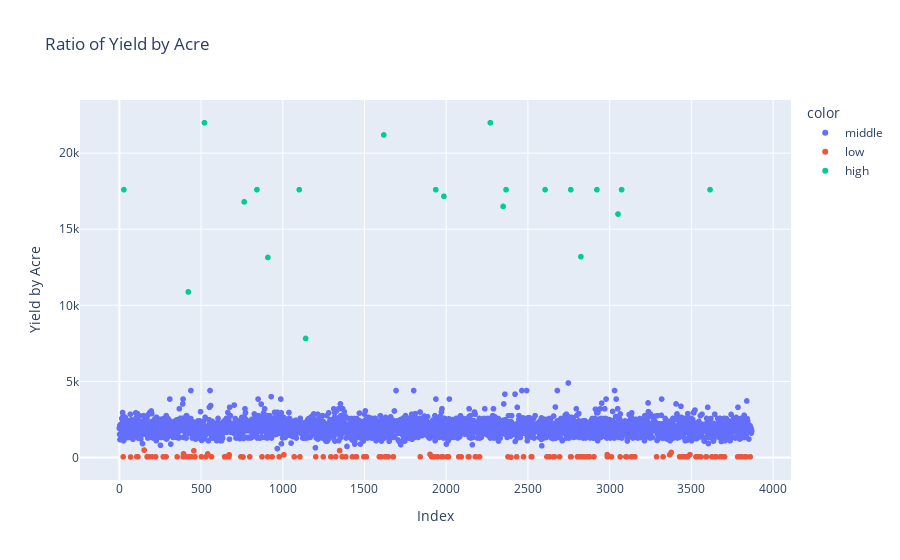
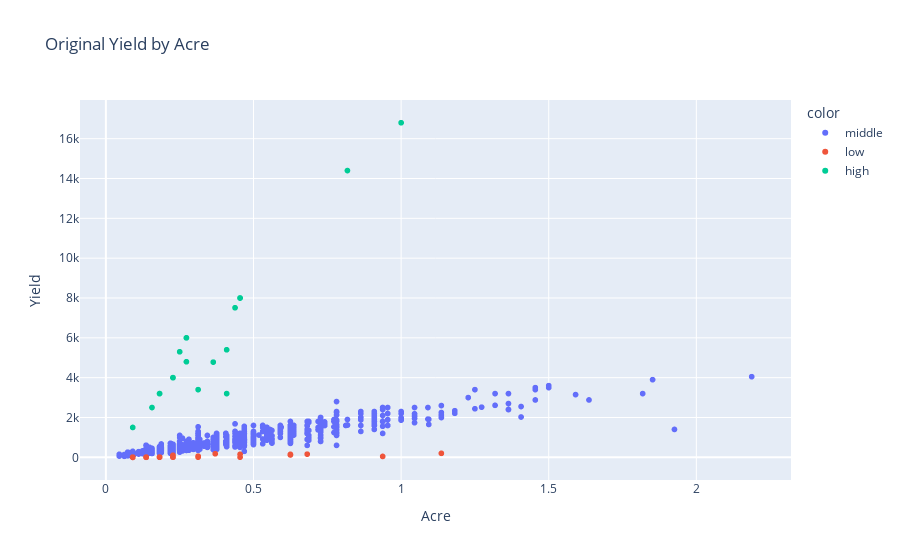

Notebook code cell kept with these figures, in order:
### Code cell
X_concat = pd.concat([X_train, y_train], axis='columns')
yield_by_acre, classes = get_classes(X_train, y_train)
X_concat['Yield_comp'] = X_concat['Yield']
plot_data(X_concat, y_train, yield_by_acre, classes)

### Figure 1 — Plotly figure (JSON) as saved in the notebook; plotly's stock layout.template omitted (floating-point values rounded to 4 significant figures; data arrays with more than 128 entries replaced by an {"elided": "..."} marker saying what was removed)
{"data": [{"hovertemplate": "color=middle<br>x=%{x}<br>y=%{y}<extra></extra>", "legendgroup": "middle", "marker": {"color": "#636efa", "symbol": "circle"}, "mode": "markers", "name": "middle", "showlegend": true, "type": "scattergl", "x": {"elided": "3716 int values"}, "xaxis": "x", "y": {"elided": "3716 float values"}, "yaxis": "y"}, {"hovertemplate": "color=low<br>x=%{x}<br>y=%{y}<extra></extra>", "legendgroup": "low", "marker": {"color": "#EF553B", "symbol": "circle"}, "mode": "markers", "name": "low", "showlegend": true, "type": "scattergl", "x": {"elided": "133 int values"}, "xaxis": "x", "y": {"elided": "133 float values"}, "yaxis": "y"}, {"hovertemplate": "color=high<br>x=%{x}<br>y=%{y}<extra></extra>", "legendgroup": "high", "marker": {"color": "#00cc96", "symbol": "circle"}, "mode": "markers", "name": "high", "showlegend": true, "type": "scattergl", "x": [28, 422, 521, 764, 842, 909, 1101, 1140, 1618, 1936, 1986, 2270, 2348, 2366, 2605, 2762, 2824, 2922, 3051, 3073, 3614], "xaxis": "x", "y": [17600, 10880, 22000, 16800, 17600.0, 13150.0, 17600.0, 7822.0, 21200, 17600, 17170.0, 22000, 16500.0, 17600, 17600.0, 17600.0, 13200, 17600, 16000, 17600, 17600.0], "yaxis": "y"}], "layout": {"legend": {"title": {"text": "color"}, "tracegroupgap": 0}, "title": {"text": "Ratio of Yield by Acre"}, "xaxis": {"anchor": "y", "domain": [0, 1], "title": {"text": "Index"}}, "yaxis": {"anchor": "x", "domain": [0, 1], "title": {"text": "Yield by Acre"}}}}

### Figure 2 — Plotly figure (JSON) as saved in the notebook; plotly's stock layout.template omitted (floating-point values rounded to 4 significant figures; data arrays with more than 128 entries replaced by an {"elided": "..."} marker saying what was removed)
{"data": [{"hovertemplate": "color=middle<br>x=%{x}<br>y=%{y}<extra></extra>", "legendgroup": "middle", "marker": {"color": "#636efa", "symbol": "circle"}, "mode": "markers", "name": "middle", "showlegend": true, "type": "scattergl", "x": {"elided": "3716 float values"}, "xaxis": "x", "y": {"elided": "3716 int values"}, "yaxis": "y"}, {"hovertemplate": "color=low<br>x=%{x}<br>y=%{y}<extra></extra>", "legendgroup": "low", "marker": {"color": "#EF553B", "symbol": "circle"}, "mode": "markers", "name": "low", "showlegend": true, "type": "scattergl", "x": {"elided": "133 float values"}, "xaxis": "x", "y": {"elided": "133 int values"}, "yaxis": "y"}, {"hovertemplate": "color=high<br>x=%{x}<br>y=%{y}<extra></extra>", "legendgroup": "high", "marker": {"color": "#00cc96", "symbol": "circle"}, "mode": "markers", "name": "high", "showlegend": true, "type": "scattergl", "x": [0.2273, 0.3125, 0.2727, 1, 0.4545, 0.3636, 0.1818, 0.4091, 0.25, 0.8182, 0.4375, 0.2727, 0.09091, 0.2727, 0.4545, 0.4545, 0.4091, 0.2273, 0.1562, 0.2273, 0.1818], "xaxis": "x", "y": [4000, 3400, 6000, 16800, 8000, 4780, 3200, 3200, 5300, 14400, 7510, 6000, 1500, 4800, 8000, 8000, 5400, 4000, 2500, 4000, 3200], "yaxis": "y"}], "layout": {"legend": {"title": {"text": "color"}, "tracegroupgap": 0}, "title": {"text": "Original Yield by Acre"}, "xaxis": {"anchor": "y", "domain": [0, 1], "title": {"text": "Acre"}}, "yaxis": {"anchor": "x", "domain": [0, 1], "title": {"text": "Yield"}}}}
